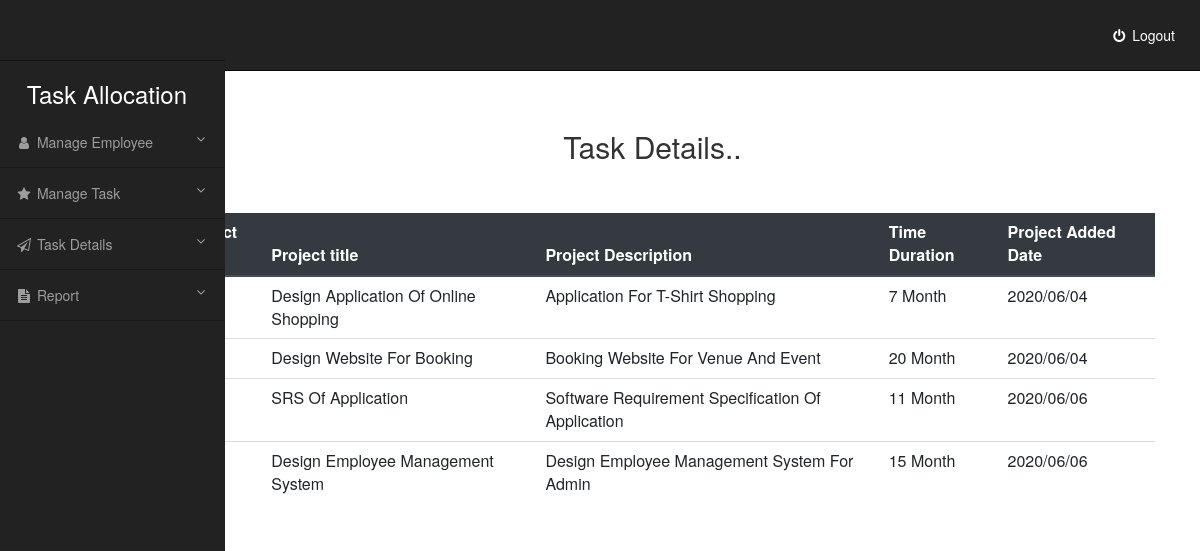
Page /Task_Allocation_System/General_Manager/View_Task.php (signed in) on the committed database.
### tables this page shows
CREATE TABLE IF NOT EXISTS `tbl_project_work` (
  `project_id` int(11) NOT NULL AUTO_INCREMENT,
  `title` varchar(50) NOT NULL,
  `description` text NOT NULL,
  `added_date` varchar(10) NOT NULL,
  `month` int(11) NOT NULL,
  PRIMARY KEY (`project_id`)
);

### Task_Allocation_System/General_Manager/View_Task.php (the view, shortened to what this page needs)
<?php
if($_SESSION['username']!=NULL && $_SESSION['user']=="Manager")
{
?>
<html>
    <head>
        <link href="//maxcdn.bootstrapcdn.com/bootstrap/3.3.0/css/bootstrap.min.css" rel="stylesheet" id="bootstrap-css">
        <link rel="stylesheet" href="https://maxcdn.bootstrapcdn.com/bootstrap/4.5.0/css/bootstrap.min.css">
    </head>
    <body>
        <?php
            include_once './Menu.php';
        ?>
          <div class="container" style="padding-top: 5%;padding-left: 10%;">
            <h2 class="text-center">Task Details..</h2>
            <br><br>
            <?php
                include_once '../connectionDB.php';
                $sql = "SELECT * FROM tbl_project_work order by project_id";
                if($result = mysqli_query($conn, $sql)){
                    if(mysqli_num_rows($result) > 0){
            ?>
            <table class="table">
                <thead class="thead-dark">
                  <tr>
                    <th scope="col">#</th>
                    <th scope="col">Project ID</th>
                    <th scope="col">Project title</th>
                    <th scope="col">Project Description</th>
                    <th scope="col">Time Duration</th>
                    <th scope="col">Project Added Date</th>
                  </tr>
                </thead>
                <tbody>
                <?php
                $sr = 1;
                while($row = mysqli_fetch_array($result))
                {
                    echo "<tr>";
                        echo "<th>" . $sr . "</th>";
                        echo "<td>" . $row['project_id'] . "</td>";
                        echo "<td>" . $row['title'] . "</td>";
                        echo "<td>" . $row['description'] . "</td>";
                        echo "<td>" . $row['month'] . " Month"."</td>";
                        echo "<td>" . $row['added_date'] . "</td>";
                    echo "</tr>";
                    $sr++;
                }
                ?>
                </tbody>
              </table>
            <?php
                } else{
                    echo "<p class='lead'><em>No records were found.</em></p>";
                }
            } else{
                echo "ERROR: Could not able to execute $sql. " . mysqli_error($$conn);
            }
            ?>
        </div>
    </body>
</html>
<?php
}
 else {
    header("Location:../index.php");
}
?>

### Task_Allocation_System/General_Manager/Menu.php (style rules this page uses)
@media (min-width:768px) { body { margin-top: 50px; } }

### rows in the picture
tbl_project_work: title "Design Application Of Online Shopping", description "Application For T-Shirt Shopping", month "7", added_date "2020/06/04"
tbl_project_work: title "Design Website For Booking", description "Booking Website For Venue And Event", month "20", added_date "2020/06/04"
tbl_project_work: title "SRS Of Application", description "Software Requirement Specification Of Application", month "11", added_date "2020/06/06"
tbl_project_work: title "Design Employee Management System", description "Design Employee Management System For Admin", month "15", added_date "2020/06/06"
